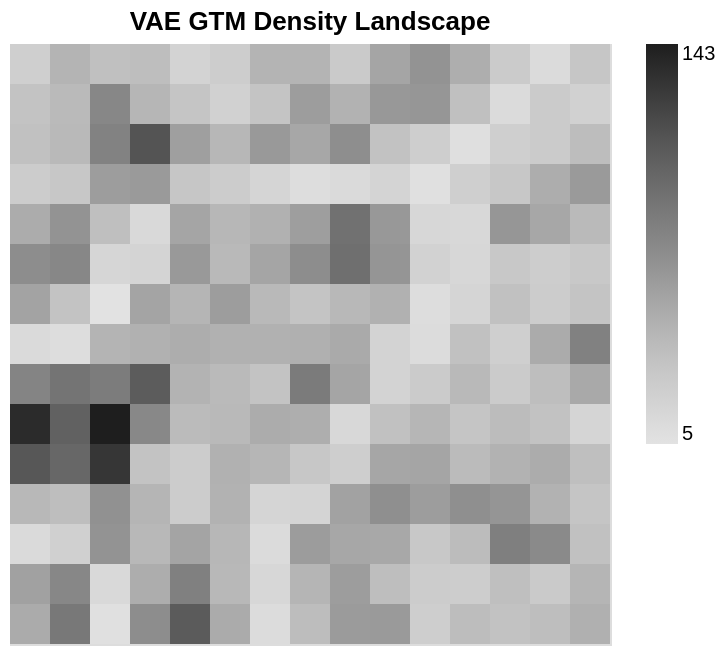
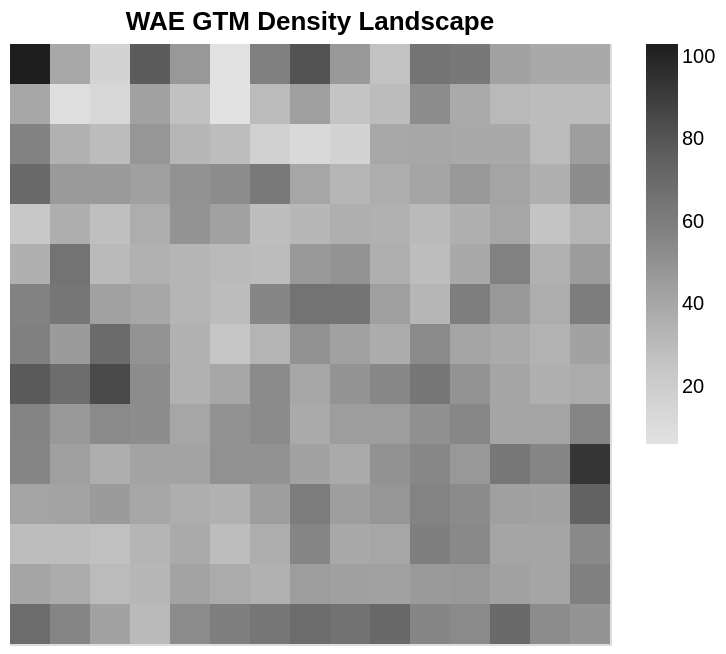
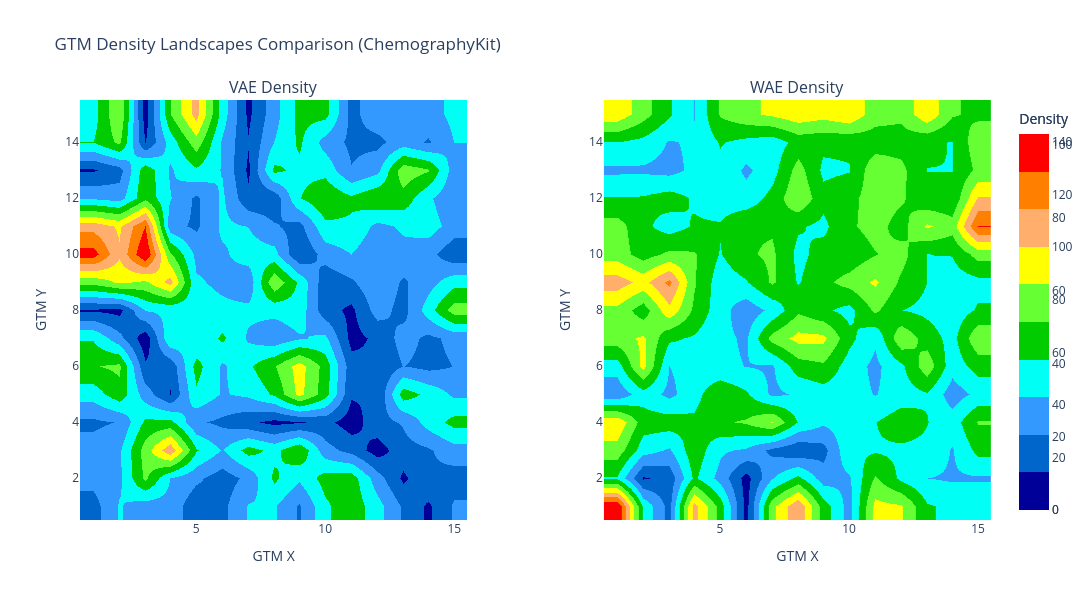

Write notebook code for charts like these, in order.
### Code cell
# Visualize density map using ChemographyKit landscape

print("Creating publication-quality density landscape...")

# Create Altair static landscape for publication
chart_wae = altair_discrete_density_landscape(
    density_table_wae,
    title="WAE GTM Density Landscape"
)

# Save as HTML
altair_wae_path = RESULTS_DIR / 'gtm_density_wae_altair.html'
chart_wae.save(str(altair_wae_path))

print(f"Saved Altair density landscape to: {altair_wae_path}")

# Display (works in Jupyter)
from IPython.display import display
print("WAE Density Landscape (Altair):")
display(chart_wae)

# Also show Plotly version
fig_density_wae.show()

### Figure 1 — Vega-Lite specification as saved in the notebook (floating-point values rounded to 4 significant figures; data arrays with more than 128 entries replaced by an {"elided": "..."} marker saying what was removed)
{"config": {"view": {"continuousWidth": 300, "continuousHeight": 300}}, "data": {"name": "data-990415df7fb27c7d2e547a97e9829a93"}, "mark": {"type": "rect"}, "encoding": {"color": {"field": "filtered_density", "scale": {"scheme": {"name": "greys"}}, "title": null, "type": "quantitative"}, "tooltip": [{"field": "nodes", "title": "Node", "type": "quantitative"}, {"field": "density", "title": "Density", "type": "quantitative"}], "x": {"axis": null, "field": "x", "scale": {"domain": [1, 2, 3, 4, 5, 6, 7, 8, 9, 10, 11, 12, 13, 14, 15]}, "title": null, "type": "ordinal"}, "y": {"axis": null, "field": "y", "scale": {"domain": [1, 2, 3, 4, 5, 6, 7, 8, 9, 10, 11, 12, 13, 14, 15]}, "title": null, "type": "ordinal"}}, "title": "VAE GTM Density Landscape", "$schema": "https://vega.github.io/schema/vega-lite/v6.1.0.json", "datasets": {"data-990415df7fb27c7d2e547a97e9829a93": {"elided": "225 records"}}}

### Figure 2 — Vega-Lite specification as saved in the notebook (floating-point values rounded to 4 significant figures; data arrays with more than 128 entries replaced by an {"elided": "..."} marker saying what was removed)
{"config": {"view": {"continuousWidth": 300, "continuousHeight": 300}}, "data": {"name": "data-53cd3db4016c7db53be89b0e2432e916"}, "mark": {"type": "rect"}, "encoding": {"color": {"field": "filtered_density", "scale": {"scheme": {"name": "greys"}}, "title": null, "type": "quantitative"}, "tooltip": [{"field": "nodes", "title": "Node", "type": "quantitative"}, {"field": "density", "title": "Density", "type": "quantitative"}], "x": {"axis": null, "field": "x", "scale": {"domain": [1, 2, 3, 4, 5, 6, 7, 8, 9, 10, 11, 12, 13, 14, 15]}, "title": null, "type": "ordinal"}, "y": {"axis": null, "field": "y", "scale": {"domain": [1, 2, 3, 4, 5, 6, 7, 8, 9, 10, 11, 12, 13, 14, 15]}, "title": null, "type": "ordinal"}}, "title": "WAE GTM Density Landscape", "$schema": "https://vega.github.io/schema/vega-lite/v6.1.0.json", "datasets": {"data-53cd3db4016c7db53be89b0e2432e916": {"elided": "225 records"}}}

### Figure 3 — Plotly figure (JSON) as saved in the notebook; plotly's stock layout.template omitted (floating-point values rounded to 4 significant figures; data arrays with more than 128 entries replaced by an {"elided": "..."} marker saying what was removed)
{"data": [{"colorbar": {"title": {"text": "Density"}}, "colorscale": [[0, "rgb(0,0,153)"], [0.1, "rgb(0,0,153)"], [0.1, "rgb(0,102,204)"], [0.2, "rgb(0,102,204)"], [0.2, "rgb(51,153,255)"], [0.3, "rgb(51,153,255)"], [0.3, "rgb(0,255,245)"], [0.4, "rgb(0,255,245)"], [0.4, "rgb(0,204,0)"], [0.5, "rgb(0,204,0)"], [0.5, "rgb(102,255,51)"], [0.6, "rgb(102,255,51)"], [0.6, "rgb(255,255,0)"], [0.7, "rgb(255,255,0)"], [0.7, "rgb(255,175,107)"], [0.8, "rgb(255,175,107)"], [0.8, "rgb(255,128,0)"], [0.9, "rgb(255,128,0)"], [0.9, "rgb(255,0,0)"], [1, "rgb(255,0,0)"]], "hoverinfo": "text", "showscale": true, "text": {"elided": "15x15 str values"}, "type": "heatmap", "x": [1, 2, 3, 4, 5, 6, 7, 8, 9, 10, 11, 12, 13, 14, 15], "xaxis": "x", "y": [15, 14, 13, 12, 11, 10, 9, 8, 7, 6, 5, 4, 3, 2, 1], "yaxis": "y", "z": {"elided": "15x15 float values"}, "zmax": 143.1, "zmin": 0, "zsmooth": "best"}, {"colorscale": [[0, "rgba(255,255,255,1)"], [6.988e-05, "rgba(255,255,255,1)"], [7.088e-05, "rgba(255,255,255,0)"], [1, "rgba(255,255,255,0)"]], "hoverinfo": "none", "showscale": false, "type": "heatmap", "x": [1, 2, 3, 4, 5, 6, 7, 8, 9, 10, 11, 12, 13, 14, 15], "xaxis": "x", "y": [15, 14, 13, 12, 11, 10, 9, 8, 7, 6, 5, 4, 3, 2, 1], "yaxis": "y", "z": {"elided": "15x15 float values"}, "zmax": 1, "zmin": 0, "zsmooth": "best"}, {"colorscale": [[0, "rgba(0,0,0,0)"], [1, "rgba(0,0,0,0)"]], "hoverinfo": "text", "showscale": false, "text": {"elided": "15x15 str values"}, "type": "heatmap", "x": [1, 2, 3, 4, 5, 6, 7, 8, 9, 10, 11, 12, 13, 14, 15], "xaxis": "x", "y": [15, 14, 13, 12, 11, 10, 9, 8, 7, 6, 5, 4, 3, 2, 1], "yaxis": "y", "z": {"elided": "15x15 float values"}, "zmax": 1, "zmin": 0}, {"colorbar": {"title": {"text": "Density"}}, "colorscale": [[0, "rgb(0,0,153)"], [0.1, "rgb(0,0,153)"], [0.1, "rgb(0,102,204)"], [0.2, "rgb(0,102,204)"], [0.2, "rgb(51,153,255)"], [0.3, "rgb(51,153,255)"], [0.3, "rgb(0,255,245)"], [0.4, "rgb(0,255,245)"], [0.4, "rgb(0,204,0)"], [0.5, "rgb(0,204,0)"], [0.5, "rgb(102,255,51)"], [0.6, "rgb(102,255,51)"], [0.6, "rgb(255,255,0)"], [0.7, "rgb(255,255,0)"], [0.7, "rgb(255,175,107)"], [0.8, "rgb(255,175,107)"], [0.8, "rgb(255,128,0)"], [0.9, "rgb(255,128,0)"], [0.9, "rgb(255,0,0)"], [1, "rgb(255,0,0)"]], "hoverinfo": "text", "showscale": true, "text": {"elided": "15x15 str values"}, "type": "heatmap", "x": [1, 2, 3, 4, 5, 6, 7, 8, 9, 10, 11, 12, 13, 14, 15], "xaxis": "x2", "y": [15, 14, 13, 12, 11, 10, 9, 8, 7, 6, 5, 4, 3, 2, 1], "yaxis": "y2", "z": {"elided": "15x15 float values"}, "zmax": 103.0, "zmin": 0, "zsmooth": "best"}, {"colorscale": [[0, "rgba(255,255,255,1)"], [9.706e-05, "rgba(255,255,255,1)"], [9.806e-05, "rgba(255,255,255,0)"], [1, "rgba(255,255,255,0)"]], "hoverinfo": "none", "showscale": false, "type": "heatmap", "x": [1, 2, 3, 4, 5, 6, 7, 8, 9, 10, 11, 12, 13, 14, 15], "xaxis": "x2", "y": [15, 14, 13, 12, 11, 10, 9, 8, 7, 6, 5, 4, 3, 2, 1], "yaxis": "y2", "z": {"elided": "15x15 float values"}, "zmax": 1, "zmin": 0, "zsmooth": "best"}, {"colorscale": [[0, "rgba(0,0,0,0)"], [1, "rgba(0,0,0,0)"]], "hoverinfo": "text", "showscale": false, "text": {"elided": "15x15 str values"}, "type": "heatmap", "x": [1, 2, 3, 4, 5, 6, 7, 8, 9, 10, 11, 12, 13, 14, 15], "xaxis": "x2", "y": [15, 14, 13, 12, 11, 10, 9, 8, 7, 6, 5, 4, 3, 2, 1], "yaxis": "y2", "z": {"elided": "15x15 float values"}, "zmax": 1, "zmin": 0}], "layout": {"annotations": [{"font": {"size": 16}, "showarrow": false, "text": "VAE Density", "x": 0.2125, "xanchor": "center", "xref": "paper", "y": 1, "yanchor": "bottom", "yref": "paper"}, {"font": {"size": 16}, "showarrow": false, "text": "WAE Density", "x": 0.7875, "xanchor": "center", "xref": "paper", "y": 1, "yanchor": "bottom", "yref": "paper"}], "height": 600, "showlegend": false, "title": {"text": "GTM Density Landscapes Comparison (ChemographyKit)"}, "width": 1400, "xaxis": {"anchor": "y", "domain": [0, 0.425], "title": {"text": "GTM X"}}, "xaxis2": {"anchor": "y2", "domain": [0.575, 1], "title": {"text": "GTM X"}}, "yaxis": {"anchor": "x", "domain": [0, 1], "title": {"text": "GTM Y"}}, "yaxis2": {"anchor": "x2", "domain": [0, 1], "title": {"text": "GTM Y"}}}}
